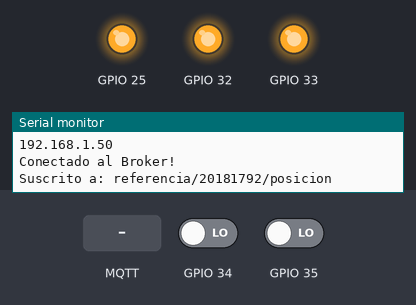
The program below on a simulated ESP32. Parts: output pins drawn as LEDs (lit = HIGH), the last lines printed to the serial monitor. Inputs (shaded band) come from the test bench; at power-on: GPIO 34 LOW, GPIO 35 LOW. No MQTT or app messages arrive unless stated.

Above: at 2.7 s.
2.8 s: MQTT message "1" arrives on the first subscribed topic
At 4.5 s:
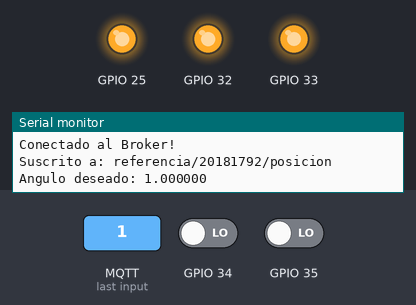
5.1 s: MQTT message "0" arrives on the first subscribed topic
At 6.0 s:
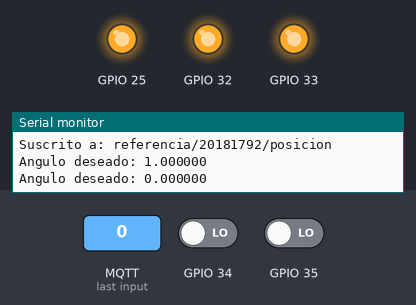
7.1 s: GPIO 34 driven HIGH
At 7.7 s:
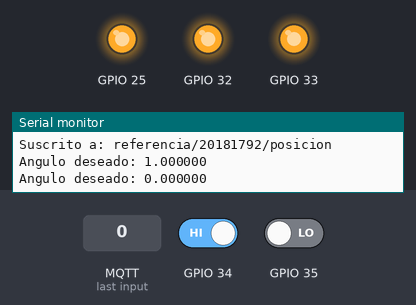
Timing chart, 0 to 10.1 s (numbered marks = the images above; inputs shaded):
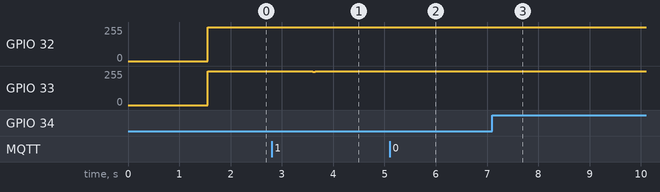

Measured:
- after the input at 2.8 s, GPIO 33: 255/255 → 252/255 after 0.80 s
- after the input at 5.1 s, GPIO 32: 255/255 → 254/255 after 0.50 s, → 255/255 0.05 s later; GPIO 33: 252/255 → 255/255 after 0.50 s
- after the input at 7.1 s, GPIO 33: 255/255 → 254/255 at once

The program:

main.cpp
```cpp
#include <Arduino.h>
#include <XSpaceV2.h>

XSpaceV2Board board;
double pos_ref = 0;
const char* ref_topic = "referencia/20181792/posicion";

void Mqtt_Callback(char* topic,byte* payload,unsigned int length){
  String incoming = "";
  if (strcmp(ref_topic,topic)==0) {
    for(int i=0; i<length; i++){
      incoming = incoming + (char)payload[i];
    }
    pos_ref = incoming.toDouble();
    Serial.printf("Angulo deseado: %lf\n",pos_ref);
  }
}

void MqttTask(void *pvParameters){
  while(1){
    //Preguntar si me he conectado
    if(!board.Mqtt_IsConnected()){
      board.Mqtt_Connect("XSpaceMerino","Merino","1234");
      board.Mqtt_Suscribe(ref_topic);
    }
    else {
      board.Mqtt_KeepAlive();
    }
    vTaskDelay(1000);
  }
  vTaskDelete(NULL);
}

void ControlPosicion(void *pvParameters)
{
  double Kp = 0.0562, Td = 0.0212, T = 0.05;
  double uk, ek, ek_1 = 0;
  double pos;

  board.DRV8837_Wake();

  TickType_t LastWakeTime = xTaskGetTickCount();
  TickType_t PeriodTicks = T*1000;
  while(1){
    vTaskDelayUntil(&LastWakeTime, PeriodTicks);

    pos = board.GetEncoderPosition(DEGREES_PER_SECOND);
    ek = pos_ref - pos;
    uk = Kp/T*(T+Td)*ek - Kp*Td/T*ek_1;
    ek_1 = ek;
    board.DRV8837_Voltage(uk);
  }
  vTaskDelete(NULL);
}

void RespuestaImpulso(void)
{
  board.DRV8837_Wake();       // Pone pin en alta

  // Se imprimen datos de velocidad en el puerto serial
  Serial.println();
  Serial.print("y = [");

  board.DRV8837_Voltage(2);
  for (int i = 0; i <= 1500; i++)
  {
    double vel = board.GetEncoderSpeed(DEGREES_PER_SECOND);
    Serial.print(vel);
    // double pos = board.GetEncoderPosition(DEGREES_PER_SECOND);
    // Serial.print(pos);
    Serial.print(" ");
    delay(1);
  }
  Serial.println("];");

  board.DRV8837_Sleep();
}

void setup() {
  Serial.begin(115200);
  board.SerialInfo(true);
  board.init(20000,256*5);    // PWM frequency, 960 para el lab, 256*5 para el Xspace

  board.Wifi_init("MOVISTAR_4B2A","mAdz1c/aRad.eper4");
  board.Mqtt_init("www.xspace.pe",1883);

  xTaskCreate(ControlPosicion,"",2000,NULL,1,NULL);
  xTaskCreate(MqttTask,"",4000,NULL,1,NULL);
}

void loop() {
  delay(1000);
}
```
